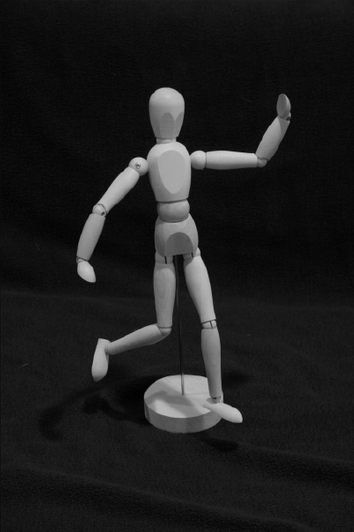
#> input picture automatic_contrast_adjustment/original_image.png, 354 x 532 px
$ python window_intensity_operation.py
#> lines starting #> are read from the running program, lines starting #| are printed output that depends on the picture
import cv2
import numpy as np
import matplotlib.pyplot as plt

img_obj = cv2.imread("./original_image.png", flags=0)
#> img_obj is the input picture: shape (532, 354); min 0, max 211, mean 29.5


# print("image shape=", img_obj.shape)
# print("image=", img_obj)

def plot_histogram(histogram, axis, title):

    axis.set_title(title, fontdict={'fontsize': 10, 'color': 'blue'})
    # print("HISTOGRAM =\n", histogram)

    axis.plot(histogram, color='r')
    axis.set_ylim([0, 1000])
    axis.set_xlim([0, 256])

    axis.set_xlabel("Intensity")
    axis.set_ylabel("Frequency")
    axis.margins(1)

    axis.grid(True)


def compute_histogram(img):
    histogram = np.zeros(256)
    m, n = img.shape

    for u in range(m):
        for v in range(n):
            intensity = img[u, v]

            histogram[int(intensity)] += 1

    return histogram


def make_background_black(image, threshold):
    m, n = image.shape
    J = np.zeros((m, n))

    for u in range(m):
        for v in range(n):
            if image[u, v] <= threshold:
                J[u, v] = 0
            else:
                J[u, v] = image[u, v]

    return J


def window_intensity_operation(img, low_intensity, high_intensity):
    m, n = img.shape

    J = np.zeros((m, n))
    for u in range(m):
        for v in range(n):
            if img[u, v] <= low_intensity:
                J[u, v] = 0
            elif img[u, v] >= high_intensity:
                J[u, v] = 255
            else:
                J[u, v] = 255 * (img[u, v] - low_intensity) / (high_intensity - low_intensity)

    return J


# -------------------- make background_black test case 1 --------------------
# J = make_background_black(img_obj, threshold=35)
# cv2.imwrite("./output/black_background.png", J)
#
# # print("J=", J)
# histogram_j = compute_histogram(J)
# plot_histogram(histogram_j, title="altered image histogram")

# --------------------- window_intensity_operation test case 1 ---------------------
# low_intensity = 35
# high_intensity = 210
#
# J = window_intensity_operation(img_obj, low_intensity, high_intensity)
# cv2.imwrite("./output/windowed_img.png", J)
#
# histogram = compute_histogram(J)
# plot_histogram(histogram, title="windowed image histogram")

# ---------------------- main task ----------------------
# create plots
figure, (axis1, axis2, axis3) = plt.subplots(nrows=1, ncols=3, sharey=True)

high_intensity = 210
low_intensity = 35

img_histogram = compute_histogram(img_obj)
#> after the loop in compute_histogram, `for u in range(m):`: histogram = 256 values, max 12414 at index 12, min 0 at index 208, mean 735.7
#> img_histogram has the same summary as histogram in compute_histogram

J_blackened_background = make_background_black(img_obj, threshold=low_intensity)
#> after the loop in make_background_black, `for u in range(m):`:
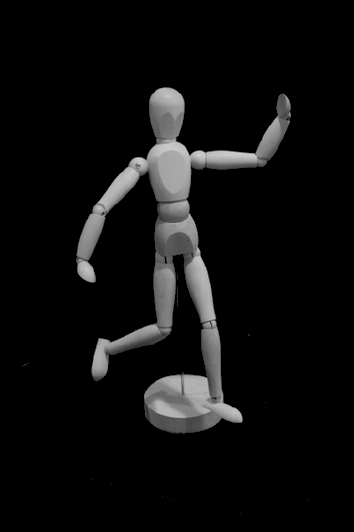
#> J: shape (532, 354) float64; min 0, max 211, mean 14.1
blackened_background_histogram = compute_histogram(J_blackened_background)
#> blackened_background_histogram = 256 values, max 167631 at index 0, min 0 at index 1, mean 735.7
cv2.imwrite("./output/blackened_img.png", J_blackened_background)

windowed_img = window_intensity_operation(img_obj, low_intensity, high_intensity)
#> after the loop in window_intensity_operation, `for u in range(m):`:
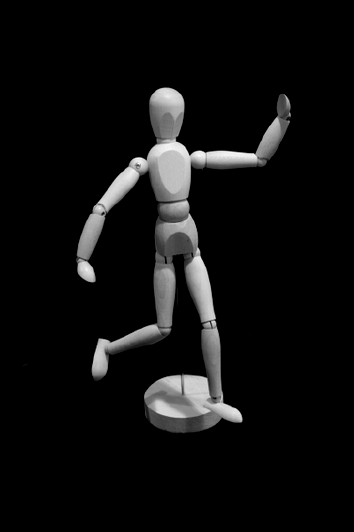
#> J: shape (532, 354) float64; min 0, max 255, mean 15
cv2.imwrite("./output/windowed_img.png", windowed_img)
windowed_histogram = compute_histogram(windowed_img)
#> windowed_histogram = 256 values, max 167631 at index 0, min 0 at index 3, mean 735.7

# plot histograms
plot_histogram(img_histogram, axis1, title="image histogram")
plot_histogram(blackened_background_histogram, axis2, title="blackened image histogram")
plot_histogram(windowed_histogram, axis3, title="windowed image histogram")

plt.show()
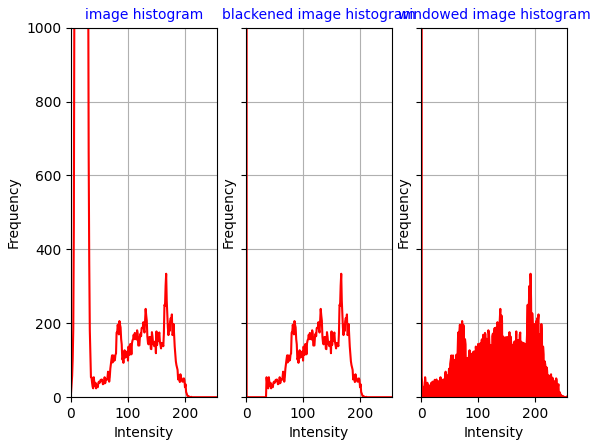
#> figure drawn by matplotlib, 3 panels; panel 1: curve peaks at x = 12, y = 12414
# --------------------- another method ---------------------

# histo = cv2.calcHist(img_obj, [0], None, [256], [0, 256])
#
# plt.plot(histo, 'g')
# plt.show()

$ run again, with automatic_contrast_adjustment/windowed_image.png copied over automatic_contrast_adjustment/original_image.png
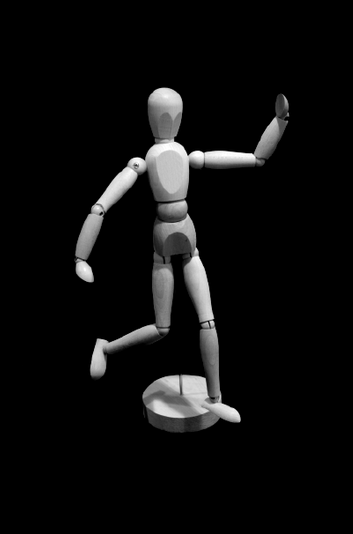
#> input picture automatic_contrast_adjustment/windowed_image.png, 353 x 534 px
#> img_obj is the input picture: shape (534, 353); min 0, max 255, mean 14.4
#> after the loop in compute_histogram, `for u in range(m):`: histogram = 256 values, max 167264 at index 0, min 17 at index 253, mean 736.3
#> img_histogram has the same summary as histogram in compute_histogram
#> blackened_background_histogram = 256 values, max 169514 at index 0, min 0 at index 1, mean 736.3
#> after the loop in window_intensity_operation, `for u in range(m):`:
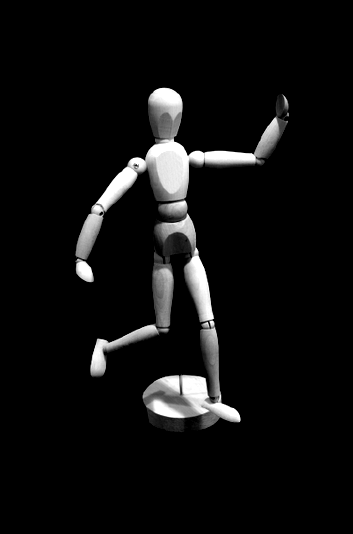
#> J: shape (534, 353) float64; min 0, max 255, mean 15.3
#> windowed_histogram = 256 values, max 169514 at index 0, min 0 at index 3, mean 736.3
#> `plt.show()`:
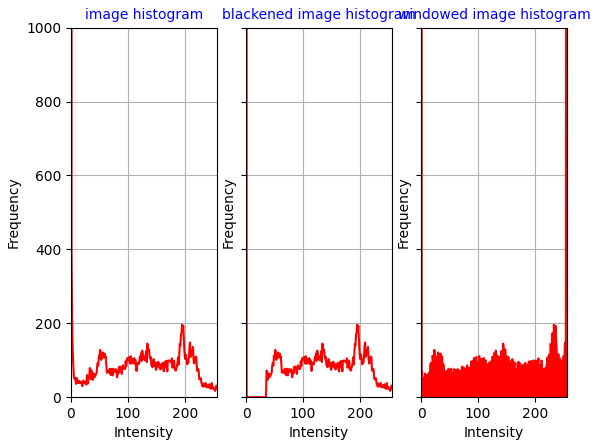
#> figure drawn by matplotlib, 3 panels; panel 1: curve peaks at x = 0, y = 167264
